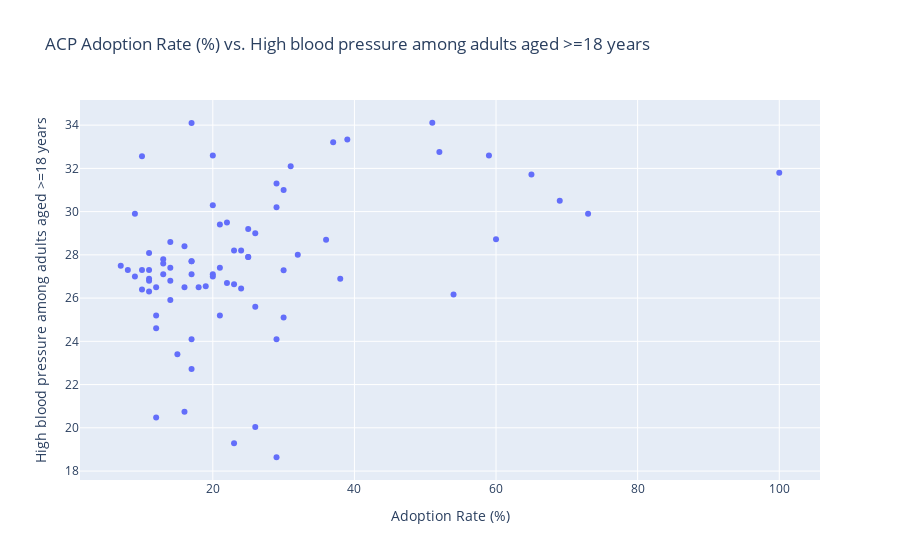

The notebook cell saved with this chart:
### Code cell
aggregate_health_data_acp('High blood pressure among adults aged >=18 years', True)

### Figure 1 — Plotly figure (JSON) as saved in the notebook; plotly's stock layout.template omitted (floating-point values rounded to 4 significant figures)
{"data": [{"hovertemplate": "Adoption Rate (%)=%{x}<br>High blood pressure among adults aged >=18 years=%{y}<extra></extra>", "legendgroup": "", "marker": {"color": "#636efa", "symbol": "circle"}, "mode": "markers", "name": "", "orientation": "v", "showlegend": false, "type": "scatter", "x": [17, 20, 26, 14, 25, 17, 11, 21, 29, 21, 51, 16, 13, 23, 29, 65, 17, 13, 38, 23, 39, 36, 19, 15, 29, 21, 23, 59, 20, 54, 20, 11, 9, 30, 32, 25, 8, 18, 12, 14, 20, 16, 10, 16, 37, 11, 12, 73, 26, 14, 30, 22, 69, 24, 10, 22, 30, 26, 10, 12, 100, 52, 14, 7, 31, 12, 17, 17, 13, 29, 24, 25, 11, 9, 11, 17, 60], "xaxis": "x", "y": [27.7, 32.6, 25.6, 25.92, 29.2, 34.1, 26.3, 25.2, 18.64, 27.4, 34.11, 20.74, 27.1, 19.29, 24.1, 31.72, 27.7, 27.8, 26.9, 28.2, 33.34, 28.7, 26.55, 23.4, 31.3, 29.4, 26.64, 32.6, 27.1, 26.17, 30.3, 28.09, 29.9, 27.28, 28.01, 27.9, 27.3, 26.5, 25.2, 26.8, 27, 28.4, 27.3, 26.5, 33.21, 27.3, 24.6, 29.9, 20.04, 27.4, 31, 29.5, 30.5, 26.44, 26.4, 26.7, 25.1, 29, 32.56, 20.47, 31.8, 32.75, 28.6, 27.5, 32.1, 26.5, 22.72, 24.1, 27.6, 30.2, 28.2, 27.9, 26.9, 27, 26.8, 27.1, 28.73], "yaxis": "y"}], "layout": {"autosize": true, "legend": {"tracegroupgap": 0}, "title": {"text": "ACP Adoption Rate (%) vs. High blood pressure among adults aged >=18 years"}, "xaxis": {"anchor": "y", "autorange": true, "domain": [0, 1], "range": [1.31, 105.7], "title": {"text": "Adoption Rate (%)"}, "type": "linear"}, "yaxis": {"anchor": "x", "autorange": true, "domain": [0, 1], "range": [17.36, 35.39], "title": {"text": "High blood pressure among adults aged >=18 years"}, "type": "linear"}}}
